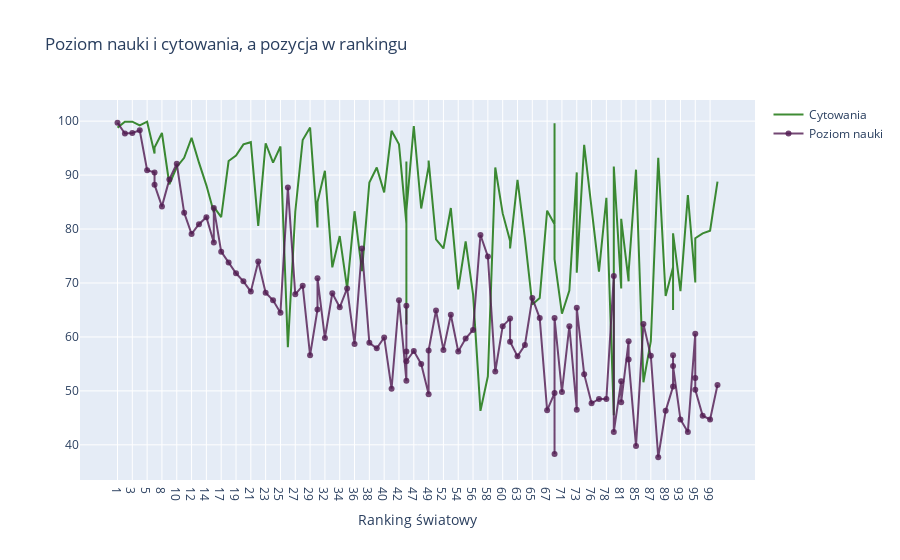

Here is the notebook cell this chart was saved with:
### Code cell
trace1 = go.Scatter(
                    x = df.world_rank,
                    y = df.citations,
                    mode = 'lines',
                    name = 'Cytowania',
                    marker = dict(color='rgba(16,112,2,0.8)'),
                    text = df.university_name
)

trace2 = go.Scatter(
                    x = df.world_rank,
                    y = df.teaching,
                    mode = 'lines+markers',
                    name = 'Poziom nauki',
                    marker = dict(color='rgba(80,26,80,0.8)'),
                    text = df.university_name
)
data = [trace1,trace2]
layout = dict(title="Poziom nauki i cytowania, a pozycja w rankingu",
             xaxis=dict(title="Ranking światowy",
                       zeroline = True))
fig = dict(data=data, layout=layout)
iplot(fig)

### Figure 1 — Plotly figure (JSON) as saved in the notebook; plotly's stock layout.template omitted (floating-point values rounded to 4 significant figures)
{"data": [{"marker": {"color": "rgba(16,112,2,0.8)"}, "mode": "lines", "name": "Cytowania", "text": ["Harvard University", "California Institute of Technology", "Massachusetts Institute of Technology", "Stanford University", "Princeton University", "University of Cambridge", "University of Oxford", "University of California, Berkeley", "Imperial College London", "Yale University", "University of California, Los Angeles", "University of Chicago", "Johns Hopkins University", "Cornell University", "ETH Zurich – Swiss Federal Institute of Technology Zurich", "University of Michigan", "University of Toronto", "Columbia University", "University of Pennsylvania", "Carnegie Mellon University", "University of Hong Kong", "University College London", "University of Washington", "Duke University", "Northwestern University", "University of Tokyo", "Georgia Institute of Technology", "Pohang University of Science and Technology", "University of California, Santa Barbara", "University of British Columbia", "University of North Carolina at Chapel Hill", "University of California, San Diego", "University of Illinois at Urbana-Champaign", "National University of Singapore", "McGill University", "University of Melbourne", "Peking University", "Washington University in St Louis", "École Polytechnique", "University of Edinburgh", "Hong Kong University of Science and Technology", "École Normale Supérieure", "Australian National University", "Karolinska Institute", "University of Göttingen", "University of Wisconsin", "Rice University", "École Polytechnique Fédérale de Lausanne", "University of California, Irvine", "University of Science and Technology of China", "Vanderbilt University", "University of Minnesota", "Tufts University", "University of California, Davis", "Brown University", "University of Massachusetts", "Kyoto University", "Tsinghua University", "Boston University", "New York University", "Emory University", "LMU Munich", "University of Notre Dame", "University of Pittsburgh", "Case Western Reserve University", "Ohio State University", "University of Colorado Boulder", "University of Bristol", "University of California, Santa Cruz", "Yeshiva University", "University of Sydney", "University of Virginia", "University of Adelaide", "University of Southern California", "William & Mary", "Trinity College Dublin", "King’s College London", "Stony Brook University", "Korea Advanced Institute of Science and Technology (KAIST)", "University of Sussex", "The University of Queensland", "University of York", "Heidelberg University", "University of Utah", "Durham University", "London School of Economics and Political Science", "University of Manchester", "Royal Holloway, University of London", "Lund University", "University of Southampton", "University of Zurich", "Wake Forest University", "McMaster University", "University College Dublin", "George Washington University", "University of Arizona", "University of Basel", "University of Maryland, College Park", "Dartmouth College", "École Normale Supérieure de Lyon"], "type": "scatter", "x": ["1", "2", "3", "4", "5", "6", "6", "8", "9", "10", "11", "12", "13", "14", "15", "15", "17", "18", "19", "20", "21", "22", "23", "24", "25", "26", "27", "28", "29", "30", "30", "32", "33", "34", "35", "36", "37", "38", "39", "40", "41", "42", "43", "43", "43", "43", "47", "48", "49", "49", "51", "52", "53", "54", "55", "56", "57", "58", "59", "60", "61", "61", "63", "64", "65", "66", "67", "68", "68", "68", "71", "72", "73", "73", "75", "76", "77", "78", "79", "79", "81", "81", "83", "83", "85", "86", "87", "88", "89", "90", "90", "90", "93", "94", "95", "95", "95", "98", "99", "100"], "y": [98.8, 99.9, 99.9, 99.2, 99.9, 94, 95.1, 97.8, 88.3, 91.5, 93.2, 96.9, 92.3, 88.1, 83.1, 84.1, 82.2, 92.6, 93.6, 95.7, 96.1, 80.6, 95.9, 92.3, 95.3, 58.1, 83.2, 96.5, 98.8, 80.3, 85, 90.8, 72.9, 78.7, 69, 83.3, 72.2, 88.6, 91.4, 86.8, 98.2, 95.7, 81, 62.3, 92.5, 83.4, 99.1, 83.8, 91.6, 92.7, 78.1, 76.4, 83.9, 68.8, 77.7, 67.9, 46.3, 52.7, 91.4, 82.9, 77.8, 76.4, 89.1, 78.3, 66, 67.2, 83.4, 80.9, 99.6, 74.4, 64.3, 68.6, 90.5, 71.9, 95.6, 84.4, 72.1, 85.8, 45.5, 91.6, 69, 81.9, 70.3, 72, 91, 51.6, 59.2, 93.2, 67.6, 72.9, 65, 79.2, 68.5, 86.3, 70.2, 70.1, 78.3, 79.2, 79.7, 88.8]}, {"marker": {"color": "rgba(80,26,80,0.8)"}, "mode": "lines+markers", "name": "Poziom nauki", "text": ["Harvard University", "California Institute of Technology", "Massachusetts Institute of Technology", "Stanford University", "Princeton University", "University of Cambridge", "University of Oxford", "University of California, Berkeley", "Imperial College London", "Yale University", "University of California, Los Angeles", "University of Chicago", "Johns Hopkins University", "Cornell University", "ETH Zurich – Swiss Federal Institute of Technology Zurich", "University of Michigan", "University of Toronto", "Columbia University", "University of Pennsylvania", "Carnegie Mellon University", "University of Hong Kong", "University College London", "University of Washington", "Duke University", "Northwestern University", "University of Tokyo", "Georgia Institute of Technology", "Pohang University of Science and Technology", "University of California, Santa Barbara", "University of British Columbia", "University of North Carolina at Chapel Hill", "University of California, San Diego", "University of Illinois at Urbana-Champaign", "National University of Singapore", "McGill University", "University of Melbourne", "Peking University", "Washington University in St Louis", "École Polytechnique", "University of Edinburgh", "Hong Kong University of Science and Technology", "École Normale Supérieure", "Australian National University", "Karolinska Institute", "University of Göttingen", "University of Wisconsin", "Rice University", "École Polytechnique Fédérale de Lausanne", "University of California, Irvine", "University of Science and Technology of China", "Vanderbilt University", "University of Minnesota", "Tufts University", "University of California, Davis", "Brown University", "University of Massachusetts", "Kyoto University", "Tsinghua University", "Boston University", "New York University", "Emory University", "LMU Munich", "University of Notre Dame", "University of Pittsburgh", "Case Western Reserve University", "Ohio State University", "University of Colorado Boulder", "University of Bristol", "University of California, Santa Cruz", "Yeshiva University", "University of Sydney", "University of Virginia", "University of Adelaide", "University of Southern California", "William & Mary", "Trinity College Dublin", "King’s College London", "Stony Brook University", "Korea Advanced Institute of Science and Technology (KAIST)", "University of Sussex", "The University of Queensland", "University of York", "Heidelberg University", "University of Utah", "Durham University", "London School of Economics and Political Science", "University of Manchester", "Royal Holloway, University of London", "Lund University", "University of Southampton", "University of Zurich", "Wake Forest University", "McMaster University", "University College Dublin", "George Washington University", "University of Arizona", "University of Basel", "University of Maryland, College Park", "Dartmouth College", "École Normale Supérieure de Lyon"], "type": "scatter", "x": ["1", "2", "3", "4", "5", "6", "6", "8", "9", "10", "11", "12", "13", "14", "15", "15", "17", "18", "19", "20", "21", "22", "23", "24", "25", "26", "27", "28", "29", "30", "30", "32", "33", "34", "35", "36", "37", "38", "39", "40", "41", "42", "43", "43", "43", "43", "47", "48", "49", "49", "51", "52", "53", "54", "55", "56", "57", "58", "59", "60", "61", "61", "63", "64", "65", "66", "67", "68", "68", "68", "71", "72", "73", "73", "75", "76", "77", "78", "79", "79", "81", "81", "83", "83", "85", "86", "87", "88", "89", "90", "90", "90", "93", "94", "95", "95", "95", "98", "99", "100"], "y": [99.7, 97.7, 97.8, 98.3, 90.9, 90.5, 88.2, 84.2, 89.2, 92.1, 83, 79.1, 80.9, 82.2, 77.5, 83.9, 75.8, 73.8, 71.8, 70.3, 68.4, 74, 68.2, 66.8, 64.5, 87.7, 67.9, 69.5, 56.6, 65.1, 70.9, 59.8, 68.1, 65.5, 69, 58.7, 76.4, 58.9, 57.9, 59.9, 50.4, 66.8, 51.9, 65.8, 57.3, 55.5, 57.4, 55, 49.4, 57.5, 64.9, 57.6, 64.1, 57.3, 59.7, 61.3, 78.9, 74.9, 53.6, 62, 63.4, 59.1, 56.4, 58.5, 67.2, 63.5, 46.4, 49.6, 38.3, 63.5, 49.8, 62, 46.5, 65.4, 53.1, 47.7, 48.5, 48.5, 71.3, 42.4, 51.8, 47.9, 59.2, 55.8, 39.8, 62.4, 56.5, 37.7, 46.3, 50.8, 56.6, 54.6, 44.7, 42.4, 60.6, 52.4, 50.2, 45.4, 44.7, 51.1]}], "layout": {"title": {"text": "Poziom nauki i cytowania, a pozycja w rankingu"}, "xaxis": {"title": {"text": "Ranking światowy"}, "zeroline": true}}}
